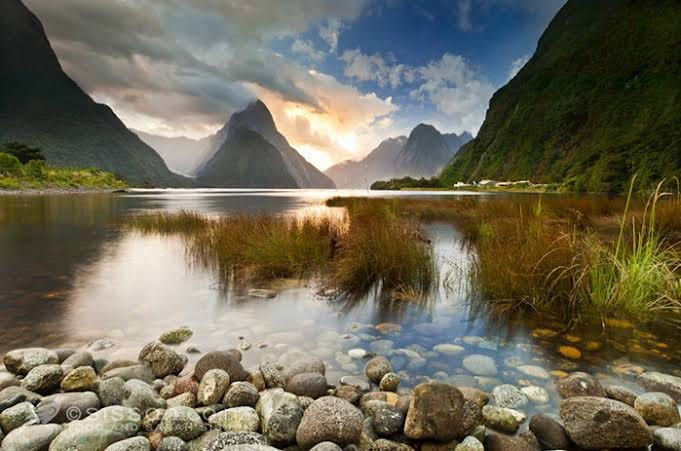
#> input picture input_images/sample_image1.jpeg, 681 x 451 px; its folder holds 3 pictures in this run
$ python main.py
#> lines starting #> are read from the running program, lines starting #| are printed output that depends on the picture
import os
from PIL import Image

# Store input and output folder path
input_folder = "input_images"
output_folder = "output_images"

# Create output folder automatically if it doesn't exist
os.makedirs(output_folder, exist_ok=True)

# Store supported image extensions
supported_extensions = [".jpg", ".jpeg", ".png", ".webp"]

# Get all filename from input folder
files = os.listdir(input_folder)

print("Processing images....\n")

# Process each supported image
for filename in files:

    # Check whether the file has a supported extension
    if filename.lower().endswith(tuple(supported_extensions)):
        try:
            # Create input image path
            image_path = os.path.join(input_folder, filename)

            # Open the image
            image = Image.open(image_path)
#> image is the input picture: PIL image 681x451 RGB; mean R, G, B 110, 105.3, 87.1

            print("Image opened:", filename)

            # Display original dimensions
            print("Original Size:", image.size)
#| Original Size: (681, 451)

            while True:
                try:
                    # Take new dimensions from user
                    new_width = int(input("Enter new width: "))
                    new_height = int(input("Enter new height: "))

                    # Validate dimensions
                    if new_width > 0 and new_height > 0:
                        break

                    else:
                        print("Invalid dimensions! Enter positive values.")

                except ValueError:
                    print("Please enter numbers only!")
#> this loop made 1 pass; the answer given on pass 1: 100

            # Store dimensions in a tuple
            new_dimensions = (new_width, new_height)

            # Resize the image
            resized_image = image.resize(new_dimensions)
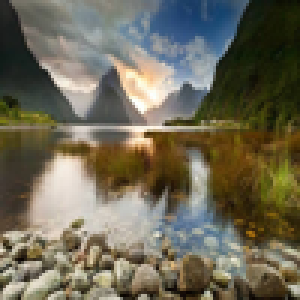
#> resized_image: PIL image 100x100 RGB (shown 3 times larger); mean R, G, B 110, 105.3, 87.1

            # Create output path using original filename
            output_path = os.path.join(output_folder, filename)

            # Save resized image
            resized_image.save(output_path)

            print("Image resized and saved successfully!")
            print("Output location:", output_path)

        except Exception as e:
            # Handle errors
            print("Error processing", filename)
            print("Reason:", e)
        print("-" * 40)
#> pass 2 of the loop `for filename in files:`:
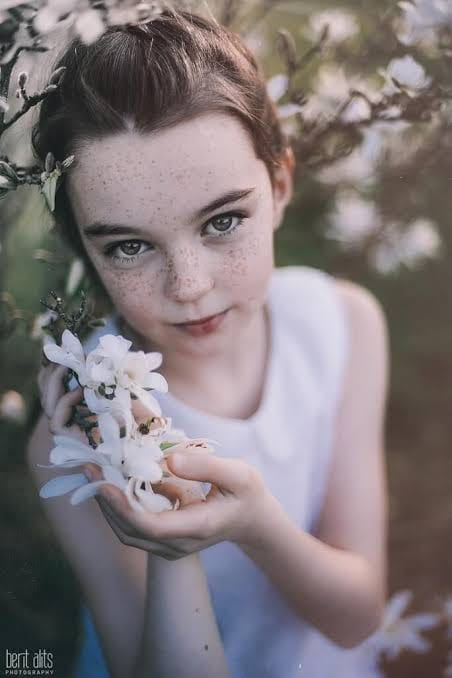
#> input picture input_images/sample_image2.jpeg, 452 x 678 px
#> image is the input picture: PIL image 452x678 RGB; mean R, G, B 128.3, 119.2, 121.7
#| Original Size: (452, 678)
#> the loop `while True:` made 1 pass; the answer given on pass 1: 100
#> `resized_image = image.resize(new_dimensions)`:
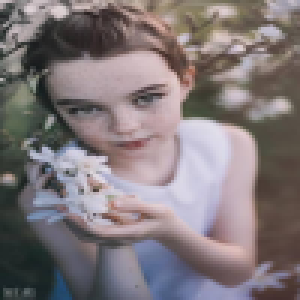
#> resized_image: PIL image 100x100 RGB (shown 3 times larger); mean R, G, B 128.3, 119.2, 121.8
#> pass 3 of the loop `for filename in files:`:
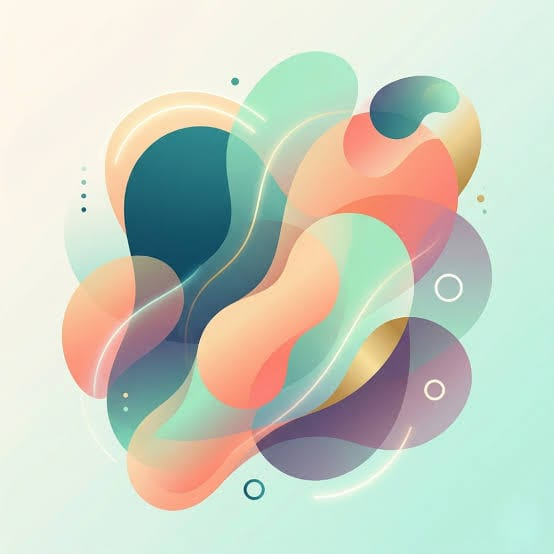
#> input picture input_images/sample_image3.jpeg, 554 x 554 px
#> image is the input picture: PIL image 554x554 RGB; mean R, G, B 199.6, 207.6, 193
#| Original Size: (554, 554)
#> `resized_image = image.resize(new_dimensions)`:
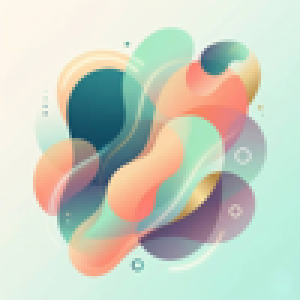
#> resized_image: PIL image 100x100 RGB (shown 3 times larger); mean R, G, B 199.6, 207.6, 193

print("All supported images processed!")
